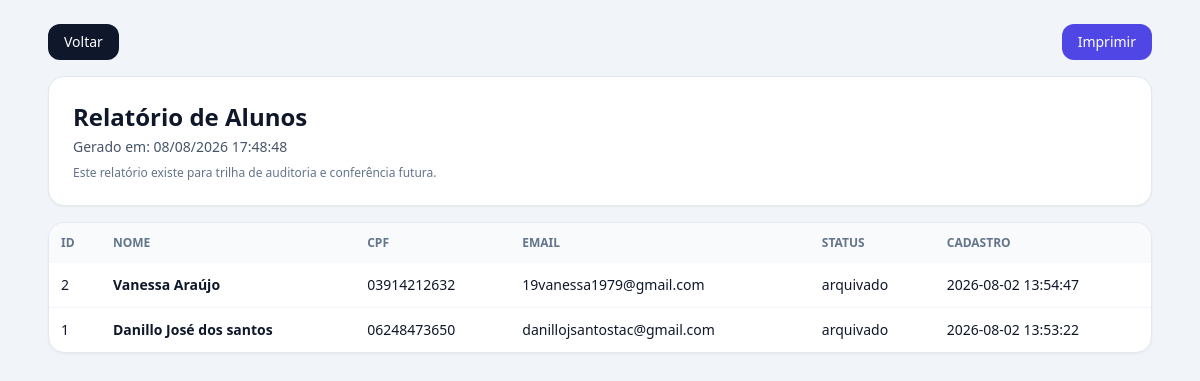
The app's page /relatorio/alunos (signed in), older data.
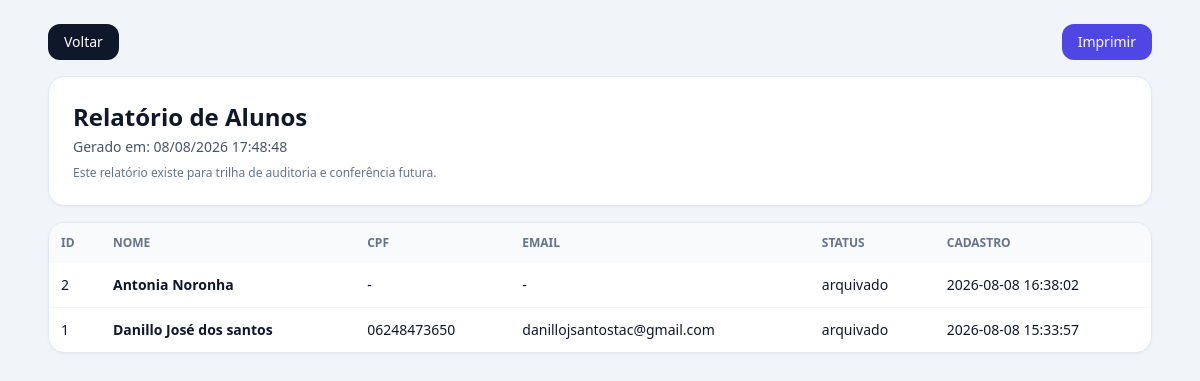
The same page, newer data.
### tables this page shows
CREATE TABLE alunos (
                    id INTEGER PRIMARY KEY AUTOINCREMENT,
                    nome TEXT NOT NULL,
                    matricula TEXT UNIQUE NOT NULL,
                    email TEXT,
                    serie TEXT NOT NULL,
                    turma TEXT NOT NULL,
                    data_nascimento TEXT,
                    cpf TEXT UNIQUE,
                    responsavel TEXT,
                    responsavel_cpf TEXT,
                    responsavel_telefone TEXT,
                    status TEXT DEFAULT 'arquivado',
                    data_cadastro TIMESTAMP DEFAULT CURRENT_TIMESTAMP
                , foto_referencia TEXT);

### app.py (the view)
@app.route('/relatorio/<tipo>')
def relatorio(tipo):
    if not usuario_logado():
        return redirect(url_for('login'))
    if tipo not in ('alunos', 'professores', 'colaboradores', 'auditoria', 'reconhecimento'):
        definir_mensagem('erro', 'Tipo de relatório inválido.')
        return redirect(url_for('dashboard'))
    if tipo == 'auditoria':
        registros = db.buscar_logs_auditoria()
    elif tipo == 'reconhecimento':
        registros = db.buscar_relatorio_reconhecimento()
    else:
        registros = db.buscar_registros_com_inativos(tipo)
    return render_template('relatorio.html', tipo=tipo, registros=registros, gerado_em=datetime.now())

### app.py (called while the page is built)
def usuario_logado():
    return session.get('usuario_logado', False)

### gerenciador_escola.py (called while the page is built)
    def conectar(self):
        conn = sqlite3.connect(self.db_name)
        conn.row_factory = sqlite3.Row
        return conn

    def buscar_registros_com_inativos(self, tabela):
        with self.conectar() as conn:
            return [dict(row) for row in conn.execute(f"SELECT * FROM {tabela} ORDER BY id DESC").fetchall()]

### templates/relatorio.html (shortened to what this page needs)
<!DOCTYPE html>
<html lang="pt-BR">
<head>
    <script src="https://cdn.tailwindcss.com"></script>
</head>
<body class="bg-slate-100 text-slate-900 font-sans">
    <div class="max-w-6xl mx-auto p-6 space-y-4">
        <div class="flex items-center justify-between nao-imprimir">
            <a href="/dashboard" class="px-4 py-2 rounded-xl bg-slate-900 text-white text-sm">Voltar</a>
            <button onclick="window.print()" class="px-4 py-2 rounded-xl bg-indigo-600 text-white text-sm">Imprimir</button>
        </div>
        <header class="bg-white border border-slate-200 rounded-2xl p-6 shadow-sm">
            <h1 class="text-2xl font-bold">Relatório de {{ tipo|capitalize }}</h1>
            <p class="text-sm text-slate-600 mt-1">Gerado em: {{ gerado_em.strftime('%d/%m/%Y %H:%M:%S') }}</p>
            <p class="text-xs text-slate-500 mt-2">Este relatório existe para trilha de auditoria e conferência futura.</p>
        </header>
        <section class="bg-white border border-slate-200 rounded-2xl shadow-sm overflow-x-auto">
            {% if tipo == 'auditoria' %}
            <table class="min-w-full text-left text-sm">
                <thead class="bg-slate-50 text-xs uppercase text-slate-500">
                    <tr>
                        <th class="p-3">Data</th>
                        <th class="p-3">Ação</th>
                        <th class="p-3">Entidade</th>
                        <th class="p-3">ID</th>
                        <th class="p-3">Usuário</th>
                        <th class="p-3">Detalhes</th>
                    </tr>
                </thead>
                <tbody class="divide-y divide-slate-100">
                    {% for r in registros %}
                    <tr>
                        <td class="p-3">{{ r.data_evento }}</td>
                        <td class="p-3 font-semibold">{{ r.acao }}</td>
                        <td class="p-3">{{ r.entidade }}</td>
                        <td class="p-3">{{ r.entidade_id or '-' }}</td>
                        <td class="p-3">{{ r.usuario }}</td>
                        <td class="p-3">{{ r.detalhes or '-' }}</td>
                    </tr>
                    {% else %}
                    <tr><td colspan="6" class="p-6 text-center text-slate-400">Nenhum evento de auditoria encontrado.</td></tr>
                    {% endfor %}
                </tbody>
            </table>
            {% else %}
            <table class="min-w-full text-left text-sm">
                <thead class="bg-slate-50 text-xs uppercase text-slate-500">
                    <tr>
                        <th class="p-3">ID</th>
                        <th class="p-3">Nome</th>
                        <th class="p-3">CPF</th>
                        <th class="p-3">Email</th>
                        <th class="p-3">Status</th>
                        <th class="p-3">Cadastro</th>
                    </tr>
                </thead>
                <tbody class="divide-y divide-slate-100">
                    {% for r in registros %}
                    <tr>
                        <td class="p-3">{{ r.id }}</td>
                        <td class="p-3 font-semibold">{{ r.nome or '-' }}</td>
                        <td class="p-3">{{ r.cpf or '-' }}</td>
                        <td class="p-3">{{ r.email or '-' }}</td>
                        <td class="p-3">{{ r.status or '-' }}</td>
                        <td class="p-3">{{ r.data_cadastro or '-' }}</td>
                    </tr>
                    {% else %}
                    <tr><td colspan="6" class="p-6 text-center text-slate-400">Nenhum registro encontrado.</td></tr>
                    {% endfor %}
                </tbody>
            </table>
            {% endif %}
        </section>
    </div>
</body>
</html>

Row changes from the older to the newer data that the page shows:
changed alunos id 2: nome "Vanessa Araújo" → "Antonia Noronha"; cpf "03914212632" → "-"; email "19vanessa1979@gmail.com" → "-"; data_cadastro "2026-08-02 13:54:47" → "2026-08-08 16:38:02"
changed alunos "Danillo José dos santos": data_cadastro "2026-08-02 13:53:22" → "2026-08-08 15:33:57"
